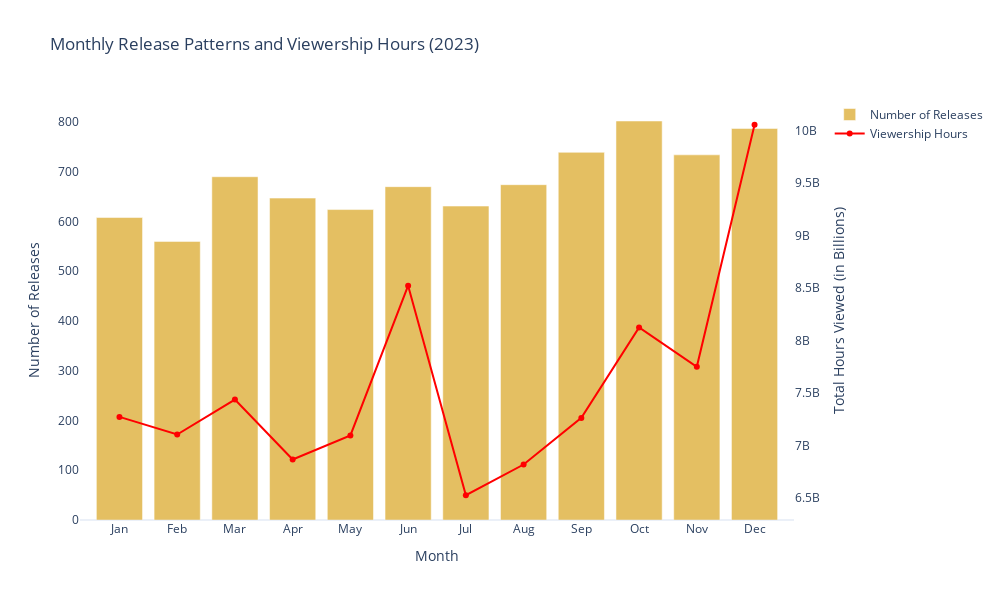

Notebook code cell kept with this figure:
### Markdown cell above
The graph indicates that viewership hours peak significantly in the Fall season, with over 80 billion hours viewed, while Winter, Spring, and Summer each have relatively stable and similar viewership around the 20 billion mark. This suggests that Netflix experiences the highest audience engagement during the Fall.

Now, let’s analyze the number of content releases and their viewership hours across months:

### Code cell
monthly_release = netflix_data['Release Month'].value_counts().sort_index()

monthly_viewership = netflix_data.groupby('Release Month')['Hours Viewed'].sum()

fig = go.Figure()

fig.add_trace(
    go.Bar(
        x=monthly_release.index, 
        y=monthly_release.values, 
        name='Number of Releases',
        marker_color='goldenrod',
        opacity=0.7,
        yaxis='y1'
    )
)

fig.add_trace(
    go.Scatter(
        x=monthly_viewership.index,
        y=monthly_viewership.values,
        name='Viewership Hours',
        mode='lines+markers',
        marker=dict(color='red'),
        line=dict(color='red'),
        yaxis='y2'
    )
)

fig.update_layout(
    title='Monthly Release Patterns and Viewership Hours (2023)',
    xaxis=dict(
        title='Month',
        tickmode='array',
        tickvals=list(range(1,13)),
        ticktext=['Jan', 'Feb', 'Mar', 'Apr', 'May', 'Jun','Jul','Aug','Sep','Oct','Nov', 'Dec']
    ),
    yaxis=dict(
        title='Number of Releases',
        showgrid=False,
        side='left'
    ),
    yaxis2=dict(
        title='Total Hours Viewed (in Billions)',
        overlaying='y',
        side='right',
        showgrid=False
    ),
    legend=dict(
        x=1.05,
        y=1,
        orientation='v',
        xanchor='left'
    ),
    height=600,
    width=1000
)

fig.show()

### Figure 1 — Plotly figure (JSON) as saved in the notebook; plotly's stock layout.template omitted (floating-point values rounded to 4 significant figures)
{"data": [{"marker": {"color": "goldenrod"}, "name": "Number of Releases", "opacity": 0.7, "type": "bar", "x": [1, 2, 3, 4, 5, 6, 7, 8, 9, 10, 11, 12], "y": [608, 560, 690, 647, 624, 670, 631, 674, 739, 802, 734, 787], "yaxis": "y"}, {"line": {"color": "red"}, "marker": {"color": "red"}, "mode": "lines+markers", "name": "Viewership Hours", "type": "scatter", "x": [1, 2, 3, 4, 5, 6, 7, 8, 9, 10, 11, 12], "y": [7271600000, 7103700000, 7437100000, 6865700000, 7094600000, 8522000000, 6524800000, 6817800000, 7262200000, 8123200000, 7749500000, 10055800000], "yaxis": "y2"}], "layout": {"height": 600, "legend": {"orientation": "v", "x": 1.05, "xanchor": "left", "y": 1}, "title": {"text": "Monthly Release Patterns and Viewership Hours (2023)"}, "width": 1000, "xaxis": {"tickmode": "array", "ticktext": ["Jan", "Feb", "Mar", "Apr", "May", "Jun", "Jul", "Aug", "Sep", "Oct", "Nov", "Dec"], "tickvals": [1, 2, 3, 4, 5, 6, 7, 8, 9, 10, 11, 12], "title": {"text": "Month"}}, "yaxis": {"showgrid": false, "side": "left", "title": {"text": "Number of Releases"}}, "yaxis2": {"overlaying": "y", "showgrid": false, "side": "right", "title": {"text": "Total Hours Viewed (in Billions)"}}}}
